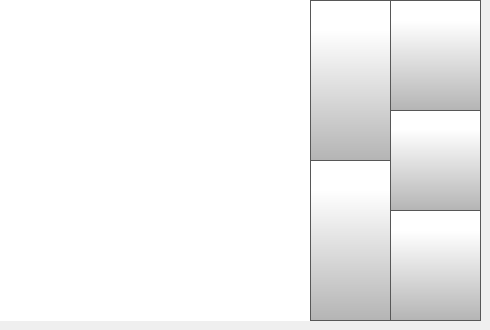
    <widget class="QWidget" name="fileListLocalPage">
     <widget class="QListWidget" name="fileListWidget">
      <property name="geometry">
       <rect>
        <x>0</x>
        <y>0</y>
        <width>311</width>
        <height>321</height>
       </rect>
      </property>
      <property name="font">
       <font>
        <family>Gotham</family>
        <pointsize>17</pointsize>
       </font>
      </property>
      <property name="styleSheet">
       <string notr="true">

QListView {
    show-decoration-selected: 1; /* make the selection span the entire width
 of the view */
	background-color: rgb(255, 255, 255);
outline: none;
}

QListView::item:!selected {
	color: black;
outline: none;
}

QListView::item:selected {
    border:  rgb(182, 182, 182);
	color: rgb(255, 255, 255);
	background-color: rgb(40, 40, 40);
outline: none;
}

QListView::item:selected:!active {
     border: 1px solid rgb(182, 182, 182);
	background-color: rgb(40,40,40);
outline: none;

}

QListView::item:selected:active {
     border: 1px solid  rgb(182, 182, 182);
	background-color: rgb(40,40,40);
outline: none;
}

QListView::item:selected:focus {
	outline: none;
}
</string>
      </property>
      <property name="frameShape">
       <enum>QFrame::NoFrame</enum>
      </property>
      <property name="frameShadow">
       <enum>QFrame::Plain</enum>
      </property>
      <property name="verticalScrollBarPolicy">
       <enum>Qt::ScrollBarAlwaysOff</enum>
      </property>
      <property name="horizontalScrollBarPolicy">
       <enum>Qt::ScrollBarAlwaysOff</enum>
      </property>
      <property name="autoScrollMargin">
       <number>4</number>
      </property>
      <property name="verticalScrollMode">
       <enum>QAbstractItemView::ScrollPerItem</enum>
      </property>
      <property name="spacing">
       <number>8</number>
      </property>
     </widget>
     <widget class="QPushButton" name="localStorageBackButton">
      <property name="geometry">
       <rect>
        <x>390</x>
        <y>210</y>
        <width>91</width>
        <height>111</height>
       </rect>
      </property>
      <property name="minimumSize">
       <size>
        <width>0</width>
        <height>0</height>
       </size>
      </property>
      <property name="font">
       <font>
        <family>Gotham Light</family>
        <pointsize>9</pointsize>
       </font>
      </property>
      <property name="styleSheet">
       <string notr="true">QPushButton {
        border: 1px solid rgb(87, 87, 87);
	background-color: qlineargradient(spread:pad, x1:0, y1:1, x2:0, y2:0.188, stop:0 rgba(180, 180, 180, 255), stop:1 rgba(255, 255, 255, 255));


}

QPushButton:pressed {
    background-color: qlineargradient(x1: 0, y1: 0, x2: 0, y2: 1,
                                      stop: 0 #dadbde, stop: 1 #f6f7fa);
}

QPushButton:flat {
    border: none; /* no border for a flat push button */
}

QPushButton:default {
    border-color: navy; /* make the default button prominent */
}

QPushButton:focus {
	outline: none;
}</string>
      </property>
      <property name="text">
       <string/>
      </property>
      <property name="icon">
       <iconset>
        <normaloff>templates/img/arrows-4.png</normaloff>templates/img/arrows-4.png</iconset>
      </property>
      <property name="iconSize">
       <size>
        <width>50</width>
        <height>50</height>
       </size>
      </property>
      <property name="checkable">
       <bool>false</bool>
      </property>
      <property name="autoDefault">
       <bool>false</bool>
      </property>
      <property name="default">
       <bool>false</bool>
      </property>
      <property name="flat">
       <bool>false</bool>
      </property>
     </widget>
     <widget class="QPushButton" name="localStorageSelectButton">
      <property name="geometry">
       <rect>
        <x>390</x>
        <y>0</y>
        <width>91</width>
        <height>111</height>
       </rect>
      </property>
      <property name="minimumSize">
       <size>
        <width>0</width>
        <height>0</height>
       </size>
      </property>
      <property name="font">
       <font>
        <family>Gotham Light</family>
        <pointsize>9</pointsize>
       </font>
      </property>
      <property name="styleSheet">
       <string notr="true">QPushButton {
     border: 1px solid rgb(87, 87, 87);
	background-color: qlineargradient(spread:pad, x1:0, y1:1, x2:0, y2:0.188, stop:0 rgba(180, 180, 180, 255), stop:1 rgba(255, 255, 255, 255));


}

QPushButton:pressed {
    background-color: qlineargradient(x1: 0, y1: 0, x2: 0, y2: 1,
                                      stop: 0 #dadbde, stop: 1 #f6f7fa);
}

QPushButton:flat {
    border: none; /* no border for a flat push button */
}

QPushButton:default {
    border-color: navy; /* make the default button prominent */
}

QPushButton:focus {
	outline: none;
}</string>
      </property>
      <property name="text">
       <string/>
      </property>
      <property name="icon">
       <iconset>
        <normaloff>templates/img/verification-mark.png</normaloff>templates/img/verification-mark.png</iconset>
      </property>
      <property name="iconSize">
       <size>
        <width>50</width>
        <height>50</height>
       </size>
      </property>
      <property name="checkable">
       <bool>false</bool>
      </property>
      <property name="autoDefault">
       <bool>false</bool>
      </property>
      <property name="default">
       <bool>false</bool>
      </property>
      <property name="flat">
       <bool>false</bool>
      </property>
     </widget>
     <widget class="QPushButton" name="localStorageScrollDown">
      <property name="geometry">
       <rect>
        <x>310</x>
        <y>160</y>
        <width>81</width>
        <height>161</height>
       </rect>
      </property>
      <property name="minimumSize">
       <size>
        <width>0</width>
        <height>0</height>
       </size>
      </property>
      <property name="font">
       <font>
        <family>Gotham Light</family>
        <pointsize>9</pointsize>
       </font>
      </property>
      <property name="styleSheet">
       <string notr="true">QPushButton {
     border: 1px solid rgb(87, 87, 87);
	background-color: qlineargradient(spread:pad, x1:0, y1:1, x2:0, y2:0.188, stop:0 rgba(180, 180, 180, 255), stop:1 rgba(255, 255, 255, 255));


}

QPushButton:pressed {
    background-color: qlineargradient(x1: 0, y1: 0, x2: 0, y2: 1,
                                      stop: 0 #dadbde, stop: 1 #f6f7fa);
}

QPushButton:flat {
    border: none; /* no border for a flat push button */
}

QPushButton:default {
    border-color: navy; /* make the default button prominent */
}

QPushButton:focus {
	outline: none;
}</string>
      </property>
      <property name="text">
       <string/>
      </property>
      <property name="icon">
       <iconset>
        <normaloff>templates/img/arrows-5.png</normaloff>templates/img/arrows-5.png</iconset>
      </property>
      <property name="iconSize">
       <size>
        <width>40</width>
        <height>40</height>
       </size>
      </property>
      <property name="checkable">
       <bool>false</bool>
      </property>
      <property name="autoRepeat">
       <bool>true</bool>
      </property>
      <property name="autoExclusive">
       <bool>false</bool>
      </property>
      <property name="autoDefault">
       <bool>false</bool>
      </property>
      <property name="default">
       <bool>false</bool>
      </property>
      <property name="flat">
       <bool>false</bool>
      </property>
     </widget>
     <widget class="QPushButton" name="localStorageScrollUp">
      <property name="geometry">
       <rect>
        <x>310</x>
        <y>0</y>
        <width>81</width>
        <height>161</height>
       </rect>
      </property>
      <property name="minimumSize">
       <size>
        <width>0</width>
        <height>0</height>
       </size>
      </property>
      <property name="font">
       <font>
        <family>Gotham Light</family>
        <pointsize>9</pointsize>
       </font>
      </property>
      <property name="styleSheet">
       <string notr="true">QPushButton {

     border: 1px solid rgb(87, 87, 87);
	background-color: qlineargradient(spread:pad, x1:0, y1:1, x2:0, y2:0.188, stop:0 rgba(180, 180, 180, 255), stop:1 rgba(255, 255, 255, 255));

}

QPushButton:pressed {
    background-color: qlineargradient(x1: 0, y1: 0, x2: 0, y2: 1,
                                      stop: 0 #dadbde, stop: 1 #f6f7fa);
}

QPushButton:flat {
    border: none; /* no border for a flat push button */
}

QPushButton:default {
    border-color: navy; /* make the default button prominent */
}

QPushButton:focus {
	outline: none;
}</string>
      </property>
      <property name="text">
       <string/>
      </property>
      <property name="icon">
       <iconset>
        <normaloff>templates/img/arrows.png</normaloff>templates/img/arrows.png</iconset>
      </property>
      <property name="iconSize">
       <size>
        <width>40</width>
        <height>40</height>
       </size>
      </property>
      <property name="checkable">
       <bool>false</bool>
      </property>
      <property name="autoRepeat">
       <bool>true</bool>
      </property>
      <property name="autoExclusive">
       <bool>false</bool>
      </property>
      <property name="autoDefault">
       <bool>false</bool>
      </property>
      <property name="default">
       <bool>false</bool>
      </property>
      <property name="flat">
       <bool>false</bool>
      </property>
     </widget>
     <widget class="QPushButton" name="localStorageDeleteButton">
      <property name="geometry">
       <rect>
        <x>390</x>
        <y>110</y>
        <width>91</width>
        <height>101</height>
       </rect>
      </property>
      <property name="minimumSize">
       <size>
        <width>0</width>
        <height>0</height>
       </size>
      </property>
      <property name="font">
       <font>
        <family>Gotham Light</family>
        <pointsize>9</pointsize>
       </font>
      </property>
      <property name="styleSheet">
       <string notr="true">QPushButton {
     border: 1px solid rgb(87, 87, 87);
	background-color: qlineargradient(spread:pad, x1:0, y1:1, x2:0, y2:0.188, stop:0 rgba(180, 180, 180, 255), stop:1 rgba(255, 255, 255, 255));

}

QPushButton:pressed {
    background-color: qlineargradient(x1: 0, y1: 0, x2: 0, y2: 1,
                                      stop: 0 #dadbde, stop: 1 #f6f7fa);
}

QPushButton:flat {
    border: none; /* no border for a flat push button */
}

QPushButton:default {
    border-color: navy; /* make the default button prominent */
}

QPushButton:focus {
	outline: none;
}</string>
      </property>
      <property name="text">
       <string/>
      </property>
      <property name="icon">
       <iconset>
        <normaloff>templates/img/delete.png</normaloff>templates/img/delete.png</iconset>
      </property>
      <property name="iconSize">
       <size>
        <width>50</width>
        <height>50</height>
       </size>
      </property>
      <property name="checkable">
       <bool>false</bool>
      </property>
      <property name="autoDefault">
       <bool>false</bool>
      </property>
      <property name="default">
       <bool>false</bool>
      </property>
      <property name="flat">
       <bool>false</bool>
      </property>
     </widget>
    </widget>
